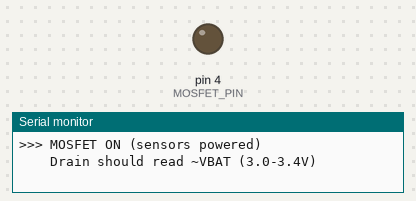
Bench run of a sketch on a simulated Arduino Pro Mini, built with avr-gcc and run on an emulated ATmega328P. Parts: output pins drawn as LEDs (lit = HIGH), the last lines printed to the serial monitor.

Above: at 6.6 s.
At 11.7 s:
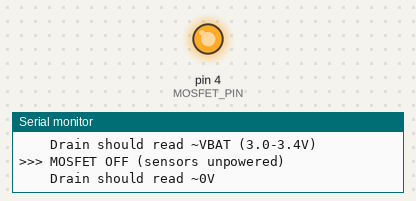
Timing chart, 0 to 17.2 s (numbered marks = the images above):
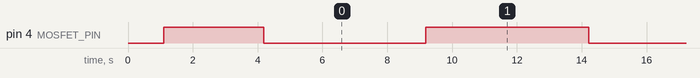

Measured:
- by itself, pin 4 (MOSFET_PIN): alternates HIGH for 5.0 s and LOW for 5.0 s

The sketch:

v2_01_mosfet_test.ino
```cpp
// ============================================================
// TEST 01: MOSFET POWER SWITCH TEST
// Arduino Pro Mini 3.3V/8MHz + A1SHB P-channel MOSFET
//
// PURPOSE: Verify MOSFET switches sensor power rail on/off
// SETUP:   Only MCU + MOSFET connected (no sensors yet)
//          Multimeter on MOSFET drain (sensor VCC rail) to GND
//          Or LED + 330Ω from drain to GND for visual feedback
//
// A1SHB SOT-23 WIRING (verify YOUR part's datasheet!):
//   Most common pinout (top view, marking up):
//     Pin 1 (Gate)   → D4 + 10k pullup to VBAT
//     Pin 2 (Source)  → VBAT
//     Pin 3 (Drain)   → Sensor VCC rail (or LED+resistor for test)
//
//   To verify pins with multimeter (diode mode):
//     Source→Drain: ~0.4-0.7V (body diode forward)
//     Drain→Source: OL (open)
//     Gate to either: OL (open both ways)
//
// EXPECTED:
//   ON  → drain voltage ≈ VBAT (3.0–3.4V)
//   OFF → drain voltage ≈ 0V
// ============================================================

#define MOSFET_PIN 4  // P-FET gate: LOW = ON, HIGH = OFF

void setup() {
  Serial.begin(9600);
  delay(1000);

  Serial.println();
  Serial.println(F("=== TEST 01: MOSFET POWER SWITCH ==="));
  Serial.println(F("Pin D4 -> MOSFET gate"));
  Serial.println(F("LOW  = sensors ON  (Vgs negative)"));
  Serial.println(F("HIGH = sensors OFF (Vgs = 0)"));
  Serial.println(F("===================================="));
  Serial.println();

  // Start with MOSFET OFF (sensors unpowered)
  pinMode(MOSFET_PIN, OUTPUT);
  digitalWrite(MOSFET_PIN, HIGH);  // OFF
  Serial.println(F("Initial state: OFF"));
  Serial.println(F("Measure drain pin with multimeter - should be ~0V"));
  Serial.println();

  delay(3000);
}

void loop() {
  // --- Turn ON ---
  Serial.println(F(">>> MOSFET ON (sensors powered)"));
  Serial.println(F("    Drain should read ~VBAT (3.0-3.4V)"));
  digitalWrite(MOSFET_PIN, LOW);  // P-FET: LOW = ON
  delay(5000);

  // --- Turn OFF ---
  Serial.println(F(">>> MOSFET OFF (sensors unpowered)"));
  Serial.println(F("    Drain should read ~0V"));
  digitalWrite(MOSFET_PIN, HIGH);  // P-FET: HIGH = OFF
  delay(5000);

  Serial.println(F("--- cycle ---"));
  Serial.println();
}
```
